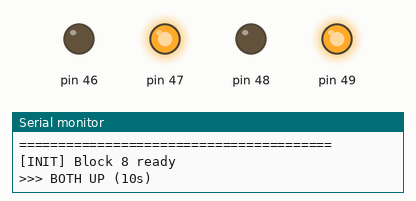
This sketch was run on a simulated Arduino Mega 2560, built with avr-gcc and run on an emulated ATmega2560. On the bench: output pins drawn as LEDs (lit = HIGH), the last lines printed to the serial monitor.

Above: at 8.1 s.
At 19.1 s:
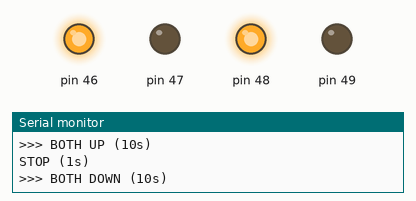
At 25.6 s:
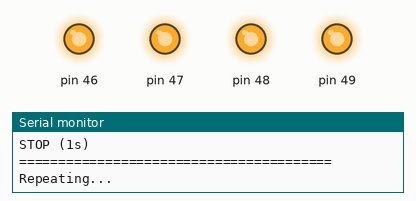
Timing chart, 0 to 34.3 s (numbered marks = the images above):
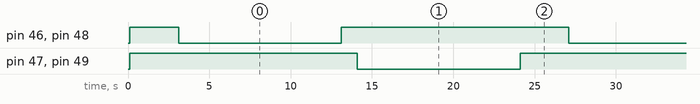

Measured:
- by itself, pin 46–49: alternates HIGH for 14.0 s and LOW for 10.0 s
- by itself, everything shown: repeats every 24.0 s, in 4 steps

The sketch:

test_together_simple.ino
```cpp
/**
 * Arduino Mega - Simple Together Test
 * Оба актуатора ТОЧНО ВМЕСТЕ - UP и DOWN
 */

void setup() {
  Serial.begin(115200);
  delay(100);

  Serial.println("\n========================================");
  Serial.println("  SIMPLE TOGETHER TEST");
  Serial.println("========================================\n");

  pinMode(46, OUTPUT);
  pinMode(47, OUTPUT);
  pinMode(48, OUTPUT);
  pinMode(49, OUTPUT);

  // Все OFF
  digitalWrite(46, HIGH);
  digitalWrite(47, HIGH);
  digitalWrite(48, HIGH);
  digitalWrite(49, HIGH);

  Serial.println("[INIT] Block 8 ready\n");
  delay(3000);
}

void loop() {
  Serial.println("\n>>> BOTH UP (10s)");
  // Включаем оба UP пина ОДНОВРЕМЕННО
  digitalWrite(46, LOW);
  digitalWrite(48, LOW);
  digitalWrite(47, HIGH);
  digitalWrite(49, HIGH);
  delay(10000);

  // STOP
  Serial.println("STOP (1s)");
  digitalWrite(46, HIGH);
  digitalWrite(48, HIGH);
  delay(1000);

  Serial.println("\n>>> BOTH DOWN (10s)");
  // Включаем оба DOWN пина ОДНОВРЕМЕННО
  digitalWrite(47, LOW);
  digitalWrite(49, LOW);
  digitalWrite(46, HIGH);
  digitalWrite(48, HIGH);
  delay(10000);

  // STOP
  Serial.println("STOP (1s)\n");
  digitalWrite(47, HIGH);
  digitalWrite(49, HIGH);
  delay(1000);

  Serial.println("========================================");
  Serial.println("Repeating...\n");
  delay(2000);
}
```
